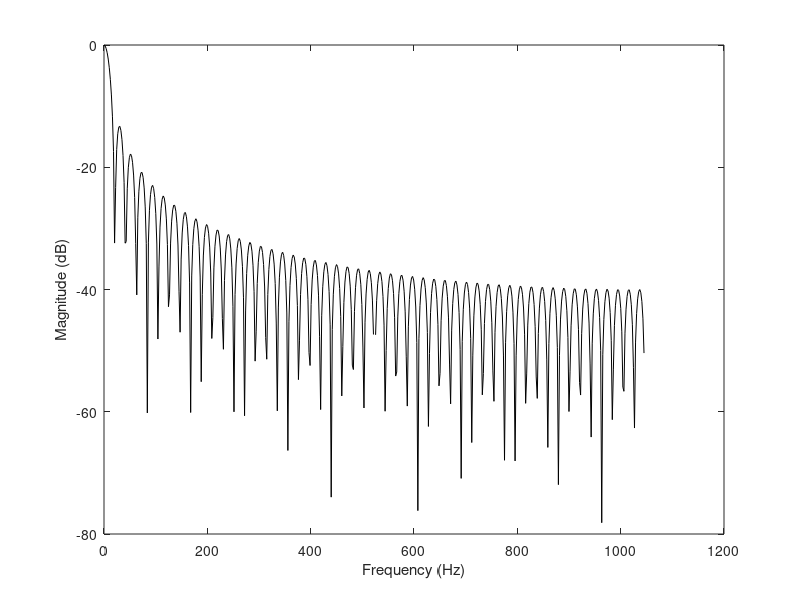

Reproduce this figure in MATLAB. (Note: this script raises an error after producing the figure.)
% Fast filter stuff
clc
clear
close all

%% Define desired freq characteristics

%% Make the shit dude
ts = 0.0015;

n_maf = 100;
maf = 1/n_maf*ones(1,n_maf);
[h1,w1] = freqz(maf);
grid on
plot(w1/(2*ts),20*log10(h1),'k')
% legend('Ideal', 'Both')
xlabel 'Frequency (Hz)', ylabel 'Magnitude (dB)'
% title('100 Element MAF Filter Frequency Reponse');

% figure
% freqz(maf)
%% Find the normalised freq
% fs = 1.5;
% f_c_lower = 50-20;  % stop below
% f_c_upper = % stop above
%% Make the dude
f = [0 0.01 0.05  0.1 0.3  1]; % normalised freq pairs, 1 = fs/2
a = [0   1    1     0  0  0]; %desired amplitude at freqs
% 
f = [ 0 0.05 0.1 1]
a = [1 1 0 0];
N = 80;

filt = firpm(N, f, a);
% freqz(filt)

%% Data
load('yagiTestData\yagitest3.mat');
left = test3_FullRot10(:,2);
time = test3_FullRot10(:,1);
% figure, plot(time, left)
l = left(1:5000);
t = time(1:5000);
% figure, plot(t, l)

% load('yagiTestData\yagitest2Final.mat');
dist = test3_Distance(:,3);
time_dist = test3_Distance(:,1);
% figure, plot(time, left)
% l = left(1:5000);
% t = time(1:5000);
% figure, plot(t, l)

load('pulse_110dbm.mat')
%p110
%%
% l_filtered = conv(l,(filt));
% figure, plot((l_filtered));

%% compare with removeNoisePoints
[dist_p, ind] = removeNoisePointsWithIndex([time_dist dist]);
% figure, plot(dist_p(:,2))

dist_filtered = conv(dist,(filt));
figure, plot(dist_filtered);
[peaks_d_filt, p_locs] = findpeaks(dist_filtered, 'MinPeakDistance', 500,...
    'MinPeakHeight', 0.6);
p_locs = p_locs(1:end-1);

current_method = zeros(length(dist),1);
fir_method = zeros(length(dist),1);
current_method(ind-10) = dist(ind-10);
fir_method(p_locs-35) = dist(p_locs-35);
% fir_method = fir_method(2:end);

% figure, plot(time_dist, dist ,time_dist, fir_method,'o');
figure, plot(time_dist, current_method, 'x', time_dist, fir_method,'o')